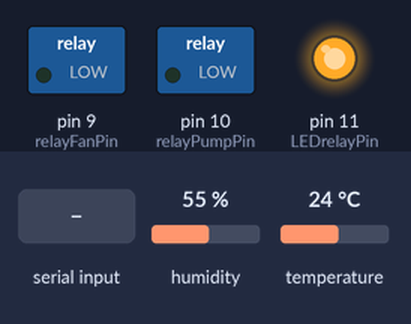
A sketch run on a simulated Arduino Uno, built with avr-gcc and run on an emulated ATmega328P. Shown: switched loads named in the sketch (green lamp = pin HIGH), output pins drawn as LEDs (lit = HIGH). Inputs (shaded band) come from the test bench; at power-on: humidity 55 %, temperature 24 °C. What the sketch prints to the serial monitor is not drawn.

Above: at 1.2 s.
1.3 s: humidity set to 51 %
3.5 s: humidity set to 48 %
At 7.2 s:
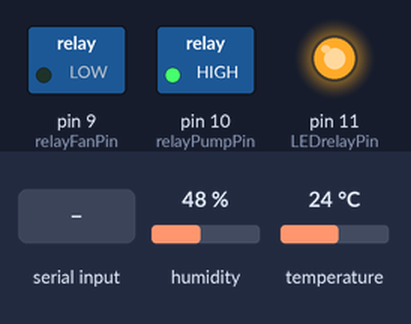
7.5 s: "CMD:t90\n" received over Serial
At 9.2 s:
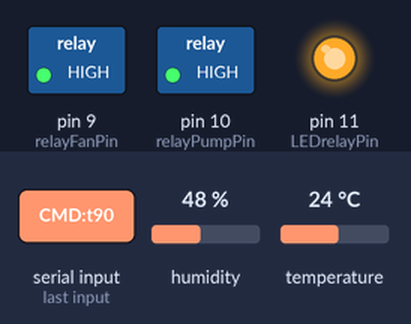
9.5 s: "CMD:h,45\n" received over Serial
At 10.4 s:
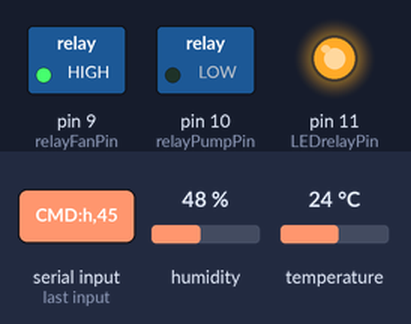
11.5 s: "CMD:t\n" received over Serial
At 12.3 s:
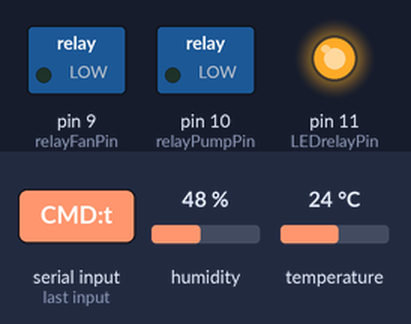
13.5 s: "CMD:h90\n" received over Serial
At 14.7 s:
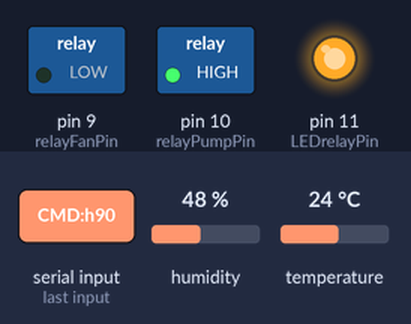
Timing chart, 0 to 16.5 s (numbered marks = the images above; inputs shaded):
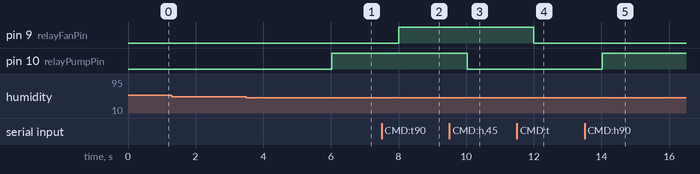

The sketch:

home_grow_code_file.ino
```cpp
#include <DHT.h>
#include <EEPROM.h>

#define DHTPIN 2
#define DHTTYPE DHT11

DHT dht(DHTPIN, DHTTYPE);

int relayFanPin = 9;
int relayPumpPin = 10;
int LEDrelayPin = 11;

bool manualMode = false;
bool fanState;
bool pumpState;

float setTemperature = 23.0;
float setHumidity = 50.0;

unsigned long lastPrintTime = 0;
const unsigned long printInterval = 2000;

void setup() {
  Serial.begin(9600);
  dht.begin();

  pinMode(relayFanPin, OUTPUT);
  pinMode(relayPumpPin, OUTPUT);
  pinMode(LEDrelayPin, OUTPUT);

  fanState = EEPROM.read(0);
  pumpState = EEPROM.read(1);

  digitalWrite(relayFanPin, fanState ? LOW : HIGH);
  digitalWrite(relayPumpPin, pumpState ? LOW : HIGH);
  digitalWrite(LEDrelayPin, HIGH);
}

void loop() {
  handleSerialInput(); // 수신 처리를 별도 함수로 분리
  handleSensorData();  // 센서 데이터 주기적 송신
}

// 수신 데이터 처리 함수
void handleSerialInput() {
  if (Serial.available() > 0) {
    String input = Serial.readStringUntil('\n');

    // 수동/자동 모드 전환 명령
    if (input == "CMD:mode:manual") {
      manualMode = true;
      Serial.println("ACK");  // 명령 수신 확인 ACK 전송
      Serial.println("수동 모드로 전환되었습니다.");
    } else if (input == "CMD:mode:auto") {
      manualMode = false;
      Serial.println("ACK");  // 명령 수신 확인 ACK 전송
      Serial.println("자동 모드로 전환되었습니다.");
    }

    // 수동 모드에서 팬과 펌프 상태 조작
    if (manualMode) {
      if (input == "CMD:fan:1") {
        fanState = true;
        digitalWrite(relayFanPin, LOW);
        EEPROM.update(0, fanState);
        Serial.println("ACK");  // 명령 수신 확인 ACK 전송
        Serial.println("환풍기 작동 중...");
      } else if (input == "CMD:fan:0") {
        fanState = false;
        digitalWrite(relayFanPin, HIGH);
        EEPROM.update(0, fanState);
        Serial.println("ACK");  // 명령 수신 확인 ACK 전송
        Serial.println("환풍기 정지.");
      }

      if (input == "CMD:pump:1") {
        pumpState = true;
        digitalWrite(relayPumpPin, LOW);
        EEPROM.update(1, pumpState);
        Serial.println("ACK");  // 명령 수신 확인 ACK 전송
        Serial.println("펌프 작동 중...");
      } else if (input == "CMD:pump:0") {
        pumpState = false;
        digitalWrite(relayPumpPin, HIGH);
        EEPROM.update(1, pumpState);
        Serial.println("ACK");  // 명령 수신 확인 ACK 전송
        Serial.println("펌프 정지.");
      }

      if (input == "CMD:led:button") {
        digitalWrite(LEDrelayPin, LOW);
        delay(500);
        digitalWrite(LEDrelayPin, HIGH);
        Serial.println("ACK");  // 명령 수신 확인 ACK 전송
        Serial.println("Relay is open again.");
      }
    }

    // 설정 온도 및 습도 변경 명령
    if (input.startsWith("CMD:t")) {
      setTemperature = input.substring(5).toFloat();
      Serial.println("ACK");  // 명령 수신 확인 ACK 전송
      Serial.print("설정 온도가 ");
      Serial.print(setTemperature);
      Serial.println("°C로 변경되었습니다.");
    }

    if (input.startsWith("CMD:h")) {
      setHumidity = input.substring(5).toFloat();
      Serial.println("ACK");  // 명령 수신 확인 ACK 전송
      Serial.print("설정 습도가 ");
      Serial.print(setHumidity);
      Serial.println("%로 변경되었습니다.");
    }
  }
}

// 주기적으로 센서 데이터를 송신하는 함수
void handleSensorData() {
  unsigned long currentMillis = millis();
  if (currentMillis - lastPrintTime >= printInterval) {
    lastPrintTime = currentMillis;

    float humidity = dht.readHumidity();
    float temperature = dht.readTemperature();

    if (isnan(humidity) || isnan(temperature)) {
      Serial.println("DHT 센서를 읽는 중 오류 발생!");
      return;
    }

    //Serial.print("SENSOR:현재 습도: ");
    Serial.print(humidity);
    //Serial.print("% | 설정 습도: ");
   // Serial.print(setHumidity);
    //Serial.println("%");

    //Serial.print("SENSOR:현재 온도: ");
    Serial.print(temperature);
    //Serial.print("°C | 설정 온도: ");
    //Serial.println(setTemperature);

    if (!manualMode) {
      if (humidity < setHumidity) {
        digitalWrite(relayPumpPin, HIGH);
        Serial.println("펌프 작동 중...");
      } else {
        digitalWrite(relayPumpPin, LOW);
        Serial.println("펌프 정지.");
      }

      if (temperature > setTemperature) {
        digitalWrite(relayFanPin, LOW);
        Serial.println("환풍기 작동 중...");
      } else {
        digitalWrite(relayFanPin, HIGH);
        Serial.println("환풍기 정지.");
      }
    } else {
      Serial.print("펌프 상태: ");
      Serial.println(digitalRead(relayPumpPin) == LOW ? "정지" : "작동 중");
      Serial.print("환풍기 상태: ");
      Serial.println(digitalRead(relayFanPin) == LOW ? "정지" : "작동 중");
    }
  }
}
```

Measured:
- the behaviour switches between 50 and 49 % on humidity (found by bisection; images 0 and 1)
- after the input at 1.3 s, every drawn part: stays the same
- after the input at 3.5 s, pin 10 (relayPumpPin): LOW → HIGH after 2.5 s
- after the input at 7.5 s, pin 9 (relayFanPin): LOW → HIGH after 0.50 s
- after the input at 9.5 s, pin 10 (relayPumpPin): HIGH → LOW after 0.52 s
- after the input at 11.5 s, pin 9 (relayFanPin): HIGH → LOW after 0.50 s
- after the input at 13.5 s, pin 10 (relayPumpPin): LOW → HIGH after 0.52 s
